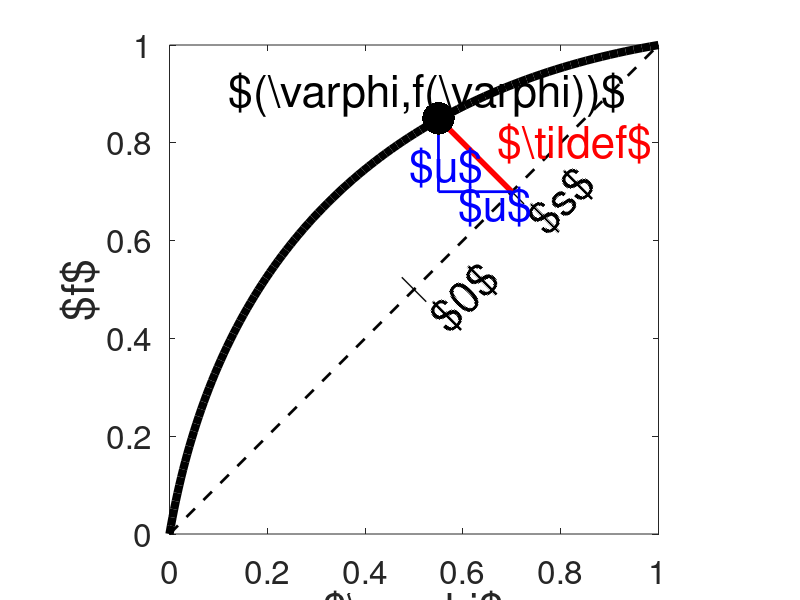

MATLAB code for this plot:
clear; clf;
f_tilde=@(s) 0.5*(s+1/sqrt(2)).*(1/sqrt(2)-s);
for k=1:101,
    s(k)=-1/sqrt(2)+(k-1)/100*sqrt(2);
    u=f_tilde(s(k))/sqrt(2);
    phi(k)=0.5+s(k)/sqrt(2)-u;
    f(k)=0.5+s(k)/sqrt(2)+u;
end;

subplot(111);
plot(phi,f,'-k','Linewidth',6);
set(gca,'Fontsize',24);
xlabel('$\varphi$','Fontsize',32);
ylabel('$f$','Fontsize',32);
axis([0,1,0,1]); 
axis('square');
hold on;
plot([0,1],[0,1],'--k','Linewidth',2);

epsilon=0.025;
plot([0.5-epsilon,0.5+epsilon],[0.5+epsilon,0.5-epsilon],'-k','Linewidth',1);
plot([0.7-epsilon,0.7+epsilon],[0.7+epsilon,0.7-epsilon],'-k','Linewidth',1);
h=text(0.55,0.43,'$0$','Fontsize',32); set(h,'Rotation',45);
h=text(0.75,0.63,'$s$','Fontsize',32); set(h,'Rotation',45);
delta=0.15;
plot([0.7,0.7-delta],[0.7,0.7+delta],'-r','Linewidth',4);
plot([0.7,0.7-delta],[0.7,0.7],'-b','Linewidth',2);
plot([0.7-delta,0.7-delta],[0.7,0.7+delta],'-b','Linewidth',2);
text(0.49,0.75,'$u$','color','b','Fontsize',32);
text(0.59,0.67,'$u$','color','b','Fontsize',32);
text(0.67,0.8,'$\tilde{f}$','color','r','Fontsize',32);
plot(0.7-delta,0.7+delta,'.k','Markersize',70);
text(0.7-delta-0.43,0.7+delta+0.05,'$(\varphi,f(\varphi))$','Fontsize',32);
hold off;
shg;
